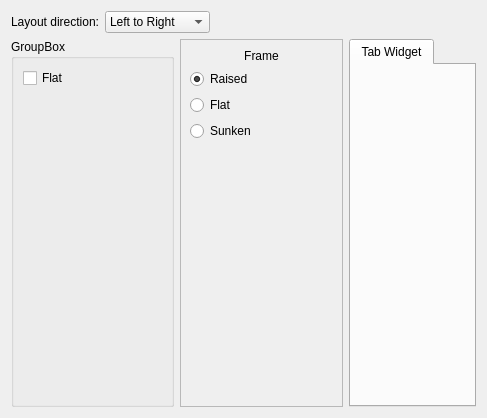
<?xml version="1.0" encoding="UTF-8"?>
<ui version="4.0">
 <class>FrameDemoWidget</class>
 <widget class="QWidget" name="FrameDemoWidget">
  <property name="geometry">
   <rect>
    <x>0</x>
    <y>0</y>
    <width>487</width>
    <height>418</height>
   </rect>
  </property>
  <layout class="QVBoxLayout" name="verticalLayout">
   <item>
    <layout class="QHBoxLayout" name="horizontalLayout">
     <item>
      <widget class="QLabel" name="label">
       <property name="text">
        <string>Layout direction:</string>
       </property>
       <property name="alignment">
        <set>Qt::AlignRight|Qt::AlignTrailing|Qt::AlignVCenter</set>
       </property>
       <property name="buddy">
        <cstring>directionComboBox</cstring>
       </property>
      </widget>
     </item>
     <item>
      <widget class="KComboBox" name="directionComboBox">
       <item>
        <property name="text">
         <string>Left to Right</string>
        </property>
       </item>
       <item>
        <property name="text">
         <string>Right to Left</string>
        </property>
       </item>
       <item>
        <property name="text">
         <string>Top to Bottom</string>
        </property>
       </item>
       <item>
        <property name="text">
         <string>Bottom to Top</string>
        </property>
       </item>
      </widget>
     </item>
     <item>
      <spacer name="horizontalSpacer">
       <property name="orientation">
        <enum>Qt::Horizontal</enum>
       </property>
       <property name="sizeHint" stdset="0">
        <size>
         <width>40</width>
         <height>20</height>
        </size>
       </property>
      </spacer>
     </item>
    </layout>
   </item>
   <item>
    <layout class="QHBoxLayout" name="frameLayout" stretch="1,1,0">
     <item>
      <widget class="QGroupBox" name="groupBox">
       <property name="title">
        <string>GroupBox</string>
       </property>
       <layout class="QVBoxLayout" name="verticalLayout_3">
        <item>
         <widget class="QCheckBox" name="flatGroupBoxCheckBox">
          <property name="text">
           <string comment="Flat group box. No frame is actually drawn">Flat</string>
          </property>
         </widget>
        </item>
        <item>
         <spacer name="verticalSpacer_2">
          <property name="orientation">
           <enum>Qt::Vertical</enum>
          </property>
          <property name="sizeHint" stdset="0">
           <size>
            <width>20</width>
            <height>40</height>
           </size>
          </property>
         </spacer>
        </item>
       </layout>
      </widget>
     </item>
     <item>
      <widget class="QFrame" name="frame">
       <property name="frameShape">
        <enum>QFrame::StyledPanel</enum>
       </property>
       <property name="frameShadow">
        <enum>QFrame::Raised</enum>
       </property>
       <layout class="QVBoxLayout" name="verticalLayout_2">
        <item>
         <widget class="QLabel" name="label_2">
          <property name="text">
           <string>Frame</string>
          </property>
          <property name="alignment">
           <set>Qt::AlignCenter</set>
          </property>
         </widget>
        </item>
        <item>
         <widget class="QRadioButton" name="raisedFrameRadioButton">
          <property name="text">
           <string>Raised</string>
          </property>
          <property name="checked">
           <bool>true</bool>
          </property>
         </widget>
        </item>
        <item>
         <widget class="QRadioButton" name="plainFrameRadioButton">
          <property name="enabled">
           <bool>true</bool>
          </property>
          <property name="text">
           <string comment="Flat frame. No frame is actually drawn.">Flat</string>
          </property>
         </widget>
        </item>
        <item>
         <widget class="QRadioButton" name="sunkenFrameRadioButton">
          <property name="text">
           <string>Sunken</string>
          </property>
         </widget>
        </item>
        <item>
         <spacer name="verticalSpacer">
          <property name="orientation">
           <enum>Qt::Vertical</enum>
          </property>
          <property name="sizeHint" stdset="0">
           <size>
            <width>20</width>
            <height>40</height>
           </size>
          </property>
         </spacer>
        </item>
       </layout>
      </widget>
     </item>
     <item>
      <widget class="QTabWidget" name="tabWidget">
       <property name="currentIndex">
        <number>0</number>
       </property>
       <widget class="QWidget" name="tab">
        <attribute name="title">
         <string>Tab Widget</string>
        </attribute>
       </widget>
      </widget>
     </item>
    </layout>
   </item>
  </layout>
 </widget>
 <customwidgets>
  <customwidget>
   <class>KComboBox</class>
   <extends>QComboBox</extends>
   <header>kcombobox.h</header>
  </customwidget>
 </customwidgets>
 <tabstops>
  <tabstop>directionComboBox</tabstop>
  <tabstop>flatGroupBoxCheckBox</tabstop>
  <tabstop>raisedFrameRadioButton</tabstop>
  <tabstop>plainFrameRadioButton</tabstop>
  <tabstop>sunkenFrameRadioButton</tabstop>
 </tabstops>
 <resources/>
 <connections/>
</ui>
